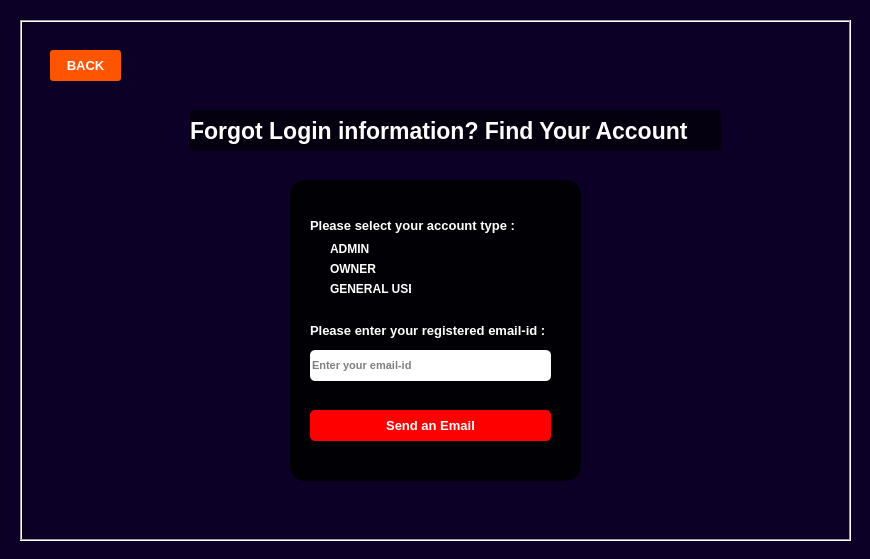
<?xml version="1.0" encoding="UTF-8"?>
<ui version="4.0">
 <class>MainWindow3</class>
 <widget class="QMainWindow" name="MainWindow3">
  <property name="geometry">
   <rect>
    <x>0</x>
    <y>0</y>
    <width>870</width>
    <height>559</height>
   </rect>
  </property>
  <property name="palette">
   <palette>
    <active>
     <colorrole role="Button">
      <brush brushstyle="SolidPattern">
       <color alpha="255">
        <red>170</red>
        <green>255</green>
        <blue>127</blue>
       </color>
      </brush>
     </colorrole>
     <colorrole role="Base">
      <brush brushstyle="SolidPattern">
       <color alpha="255">
        <red>255</red>
        <green>255</green>
        <blue>255</blue>
       </color>
      </brush>
     </colorrole>
     <colorrole role="Window">
      <brush brushstyle="SolidPattern">
       <color alpha="255">
        <red>12</red>
        <green>0</green>
        <blue>38</blue>
       </color>
      </brush>
     </colorrole>
    </active>
    <inactive>
     <colorrole role="Button">
      <brush brushstyle="SolidPattern">
       <color alpha="255">
        <red>170</red>
        <green>255</green>
        <blue>127</blue>
       </color>
      </brush>
     </colorrole>
     <colorrole role="Base">
      <brush brushstyle="SolidPattern">
       <color alpha="255">
        <red>255</red>
        <green>255</green>
        <blue>255</blue>
       </color>
      </brush>
     </colorrole>
     <colorrole role="Window">
      <brush brushstyle="SolidPattern">
       <color alpha="255">
        <red>12</red>
        <green>0</green>
        <blue>38</blue>
       </color>
      </brush>
     </colorrole>
    </inactive>
    <disabled>
     <colorrole role="Button">
      <brush brushstyle="SolidPattern">
       <color alpha="255">
        <red>170</red>
        <green>255</green>
        <blue>127</blue>
       </color>
      </brush>
     </colorrole>
     <colorrole role="Base">
      <brush brushstyle="SolidPattern">
       <color alpha="255">
        <red>12</red>
        <green>0</green>
        <blue>38</blue>
       </color>
      </brush>
     </colorrole>
     <colorrole role="Window">
      <brush brushstyle="SolidPattern">
       <color alpha="255">
        <red>12</red>
        <green>0</green>
        <blue>38</blue>
       </color>
      </brush>
     </colorrole>
    </disabled>
   </palette>
  </property>
  <property name="windowTitle">
   <string>MainWindow</string>
  </property>
  <property name="autoFillBackground">
   <bool>true</bool>
  </property>
  <property name="toolButtonStyle">
   <enum>Qt::ToolButtonTextOnly</enum>
  </property>
  <widget class="QWidget" name="centralwidget">
   <widget class="QFrame" name="frame">
    <property name="geometry">
     <rect>
      <x>20</x>
      <y>20</y>
      <width>831</width>
      <height>521</height>
     </rect>
    </property>
    <property name="autoFillBackground">
     <bool>true</bool>
    </property>
    <property name="frameShape">
     <enum>QFrame::Box</enum>
    </property>
    <property name="frameShadow">
     <enum>QFrame::Sunken</enum>
    </property>
    <widget class="QLabel" name="label_3">
     <property name="geometry">
      <rect>
       <x>10</x>
       <y>140</y>
       <width>221</width>
       <height>211</height>
      </rect>
     </property>
     <property name="text">
      <string/>
     </property>
     <property name="pixmap">
      <pixmap>../../Desktop/IPL/IPL-Logo-PNG.png</pixmap>
     </property>
     <property name="scaledContents">
      <bool>true</bool>
     </property>
    </widget>
    <widget class="QLabel" name="label_4">
     <property name="geometry">
      <rect>
       <x>170</x>
       <y>90</y>
       <width>531</width>
       <height>41</height>
      </rect>
     </property>
     <property name="palette">
      <palette>
       <active>
        <colorrole role="WindowText">
         <brush brushstyle="SolidPattern">
          <color alpha="255">
           <red>255</red>
           <green>255</green>
           <blue>255</blue>
          </color>
         </brush>
        </colorrole>
        <colorrole role="Button">
         <brush brushstyle="SolidPattern">
          <color alpha="153">
           <red>0</red>
           <green>0</green>
           <blue>0</blue>
          </color>
         </brush>
        </colorrole>
        <colorrole role="Base">
         <brush brushstyle="SolidPattern">
          <color alpha="153">
           <red>0</red>
           <green>0</green>
           <blue>0</blue>
          </color>
         </brush>
        </colorrole>
        <colorrole role="Window">
         <brush brushstyle="SolidPattern">
          <color alpha="153">
           <red>0</red>
           <green>0</green>
           <blue>0</blue>
          </color>
         </brush>
        </colorrole>
       </active>
       <inactive>
        <colorrole role="WindowText">
         <brush brushstyle="SolidPattern">
          <color alpha="255">
           <red>255</red>
           <green>255</green>
           <blue>255</blue>
          </color>
         </brush>
        </colorrole>
        <colorrole role="Button">
         <brush brushstyle="SolidPattern">
          <color alpha="153">
           <red>0</red>
           <green>0</green>
           <blue>0</blue>
          </color>
         </brush>
        </colorrole>
        <colorrole role="Base">
         <brush brushstyle="SolidPattern">
          <color alpha="153">
           <red>0</red>
           <green>0</green>
           <blue>0</blue>
          </color>
         </brush>
        </colorrole>
        <colorrole role="Window">
         <brush brushstyle="SolidPattern">
          <color alpha="153">
           <red>0</red>
           <green>0</green>
           <blue>0</blue>
          </color>
         </brush>
        </colorrole>
       </inactive>
       <disabled>
        <colorrole role="WindowText">
         <brush brushstyle="SolidPattern">
          <color alpha="255">
           <red>120</red>
           <green>120</green>
           <blue>120</blue>
          </color>
         </brush>
        </colorrole>
        <colorrole role="Button">
         <brush brushstyle="SolidPattern">
          <color alpha="153">
           <red>0</red>
           <green>0</green>
           <blue>0</blue>
          </color>
         </brush>
        </colorrole>
        <colorrole role="Base">
         <brush brushstyle="SolidPattern">
          <color alpha="153">
           <red>0</red>
           <green>0</green>
           <blue>0</blue>
          </color>
         </brush>
        </colorrole>
        <colorrole role="Window">
         <brush brushstyle="SolidPattern">
          <color alpha="153">
           <red>0</red>
           <green>0</green>
           <blue>0</blue>
          </color>
         </brush>
        </colorrole>
       </disabled>
      </palette>
     </property>
     <property name="font">
      <font>
       <pointsize>17</pointsize>
       <weight>75</weight>
       <bold>true</bold>
       <underline>false</underline>
      </font>
     </property>
     <property name="styleSheet">
      <string notr="true">background-color: rgba(0, 0, 0, 0.6);
border-radius:5px;</string>
     </property>
     <property name="text">
      <string>Forgot Login information? Find Your Account</string>
     </property>
    </widget>
    <widget class="QPushButton" name="pushButton_back">
     <property name="geometry">
      <rect>
       <x>30</x>
       <y>30</y>
       <width>71</width>
       <height>31</height>
      </rect>
     </property>
     <property name="palette">
      <palette>
       <active>
        <colorrole role="WindowText">
         <brush brushstyle="SolidPattern">
          <color alpha="255">
           <red>255</red>
           <green>255</green>
           <blue>255</blue>
          </color>
         </brush>
        </colorrole>
        <colorrole role="Button">
         <brush brushstyle="SolidPattern">
          <color alpha="255">
           <red>255</red>
           <green>85</green>
           <blue>0</blue>
          </color>
         </brush>
        </colorrole>
        <colorrole role="Text">
         <brush brushstyle="SolidPattern">
          <color alpha="255">
           <red>255</red>
           <green>255</green>
           <blue>255</blue>
          </color>
         </brush>
        </colorrole>
        <colorrole role="ButtonText">
         <brush brushstyle="SolidPattern">
          <color alpha="255">
           <red>255</red>
           <green>255</green>
           <blue>255</blue>
          </color>
         </brush>
        </colorrole>
        <colorrole role="Base">
         <brush brushstyle="SolidPattern">
          <color alpha="255">
           <red>255</red>
           <green>85</green>
           <blue>0</blue>
          </color>
         </brush>
        </colorrole>
        <colorrole role="Window">
         <brush brushstyle="SolidPattern">
          <color alpha="255">
           <red>255</red>
           <green>85</green>
           <blue>0</blue>
          </color>
         </brush>
        </colorrole>
       </active>
       <inactive>
        <colorrole role="WindowText">
         <brush brushstyle="SolidPattern">
          <color alpha="255">
           <red>255</red>
           <green>255</green>
           <blue>255</blue>
          </color>
         </brush>
        </colorrole>
        <colorrole role="Button">
         <brush brushstyle="SolidPattern">
          <color alpha="255">
           <red>255</red>
           <green>85</green>
           <blue>0</blue>
          </color>
         </brush>
        </colorrole>
        <colorrole role="Text">
         <brush brushstyle="SolidPattern">
          <color alpha="255">
           <red>255</red>
           <green>255</green>
           <blue>255</blue>
          </color>
         </brush>
        </colorrole>
        <colorrole role="ButtonText">
         <brush brushstyle="SolidPattern">
          <color alpha="255">
           <red>255</red>
           <green>255</green>
           <blue>255</blue>
          </color>
         </brush>
        </colorrole>
        <colorrole role="Base">
         <brush brushstyle="SolidPattern">
          <color alpha="255">
           <red>255</red>
           <green>85</green>
           <blue>0</blue>
          </color>
         </brush>
        </colorrole>
        <colorrole role="Window">
         <brush brushstyle="SolidPattern">
          <color alpha="255">
           <red>255</red>
           <green>85</green>
           <blue>0</blue>
          </color>
         </brush>
        </colorrole>
       </inactive>
       <disabled>
        <colorrole role="WindowText">
         <brush brushstyle="SolidPattern">
          <color alpha="255">
           <red>255</red>
           <green>255</green>
           <blue>255</blue>
          </color>
         </brush>
        </colorrole>
        <colorrole role="Button">
         <brush brushstyle="SolidPattern">
          <color alpha="255">
           <red>255</red>
           <green>85</green>
           <blue>0</blue>
          </color>
         </brush>
        </colorrole>
        <colorrole role="Text">
         <brush brushstyle="SolidPattern">
          <color alpha="255">
           <red>255</red>
           <green>255</green>
           <blue>255</blue>
          </color>
         </brush>
        </colorrole>
        <colorrole role="ButtonText">
         <brush brushstyle="SolidPattern">
          <color alpha="255">
           <red>255</red>
           <green>255</green>
           <blue>255</blue>
          </color>
         </brush>
        </colorrole>
        <colorrole role="Base">
         <brush brushstyle="SolidPattern">
          <color alpha="255">
           <red>255</red>
           <green>85</green>
           <blue>0</blue>
          </color>
         </brush>
        </colorrole>
        <colorrole role="Window">
         <brush brushstyle="SolidPattern">
          <color alpha="255">
           <red>255</red>
           <green>85</green>
           <blue>0</blue>
          </color>
         </brush>
        </colorrole>
       </disabled>
      </palette>
     </property>
     <property name="font">
      <font>
       <pointsize>10</pointsize>
       <weight>75</weight>
       <bold>true</bold>
      </font>
     </property>
     <property name="autoFillBackground">
      <bool>false</bool>
     </property>
     <property name="styleSheet">
      <string notr="true">QPushButton{
  border-style: outset;	
  color: rgb(255, 255, 255);
  text-shadow: 2px 2px 2px red;
  background-color: rgb(255, 85, 0);
  border-radius: 3px;
}</string>
     </property>
     <property name="text">
      <string>BACK</string>
     </property>
    </widget>
    <widget class="QLabel" name="label_5">
     <property name="geometry">
      <rect>
       <x>10</x>
       <y>10</y>
       <width>811</width>
       <height>501</height>
      </rect>
     </property>
     <property name="text">
      <string/>
     </property>
     <property name="pixmap">
      <pixmap>ux-design-studio-by-thence-designing-for-outcomes-not-outputs-3943.jpg</pixmap>
     </property>
     <property name="scaledContents">
      <bool>true</bool>
     </property>
    </widget>
    <widget class="QWidget" name="widget" native="true">
     <property name="geometry">
      <rect>
       <x>270</x>
       <y>160</y>
       <width>291</width>
       <height>301</height>
      </rect>
     </property>
     <property name="styleSheet">
      <string notr="true">background-color: rgba(0, 0, 0,0.9);
border-radius:15px;</string>
     </property>
     <widget class="QPushButton" name="pushButton_sendemail">
      <property name="geometry">
       <rect>
        <x>20</x>
        <y>230</y>
        <width>241</width>
        <height>31</height>
       </rect>
      </property>
      <property name="palette">
       <palette>
        <active>
         <colorrole role="WindowText">
          <brush brushstyle="SolidPattern">
           <color alpha="255">
            <red>255</red>
            <green>255</green>
            <blue>255</blue>
           </color>
          </brush>
         </colorrole>
         <colorrole role="Button">
          <brush brushstyle="SolidPattern">
           <color alpha="255">
            <red>255</red>
            <green>0</green>
            <blue>0</blue>
           </color>
          </brush>
         </colorrole>
         <colorrole role="Text">
          <brush brushstyle="SolidPattern">
           <color alpha="255">
            <red>255</red>
            <green>255</green>
            <blue>255</blue>
           </color>
          </brush>
         </colorrole>
         <colorrole role="ButtonText">
          <brush brushstyle="SolidPattern">
           <color alpha="255">
            <red>255</red>
            <green>255</green>
            <blue>255</blue>
           </color>
          </brush>
         </colorrole>
         <colorrole role="Base">
          <brush brushstyle="SolidPattern">
           <color alpha="255">
            <red>255</red>
            <green>0</green>
            <blue>0</blue>
           </color>
          </brush>
         </colorrole>
         <colorrole role="Window">
          <brush brushstyle="SolidPattern">
           <color alpha="255">
            <red>255</red>
            <green>0</green>
            <blue>0</blue>
           </color>
          </brush>
         </colorrole>
        </active>
        <inactive>
         <colorrole role="WindowText">
          <brush brushstyle="SolidPattern">
           <color alpha="255">
            <red>255</red>
            <green>255</green>
            <blue>255</blue>
           </color>
          </brush>
         </colorrole>
         <colorrole role="Button">
          <brush brushstyle="SolidPattern">
           <color alpha="255">
            <red>255</red>
            <green>0</green>
            <blue>0</blue>
           </color>
          </brush>
         </colorrole>
         <colorrole role="Text">
          <brush brushstyle="SolidPattern">
           <color alpha="255">
            <red>255</red>
            <green>255</green>
            <blue>255</blue>
           </color>
          </brush>
         </colorrole>
         <colorrole role="ButtonText">
          <brush brushstyle="SolidPattern">
           <color alpha="255">
            <red>255</red>
            <green>255</green>
            <blue>255</blue>
           </color>
          </brush>
         </colorrole>
         <colorrole role="Base">
          <brush brushstyle="SolidPattern">
           <color alpha="255">
            <red>255</red>
            <green>0</green>
            <blue>0</blue>
           </color>
          </brush>
         </colorrole>
         <colorrole role="Window">
          <brush brushstyle="SolidPattern">
           <color alpha="255">
            <red>255</red>
            <green>0</green>
            <blue>0</blue>
           </color>
          </brush>
         </colorrole>
        </inactive>
        <disabled>
         <colorrole role="WindowText">
          <brush brushstyle="SolidPattern">
           <color alpha="255">
            <red>255</red>
            <green>255</green>
            <blue>255</blue>
           </color>
          </brush>
         </colorrole>
         <colorrole role="Button">
          <brush brushstyle="SolidPattern">
           <color alpha="255">
            <red>255</red>
            <green>0</green>
            <blue>0</blue>
           </color>
          </brush>
         </colorrole>
         <colorrole role="Text">
          <brush brushstyle="SolidPattern">
           <color alpha="255">
            <red>255</red>
            <green>255</green>
            <blue>255</blue>
           </color>
          </brush>
         </colorrole>
         <colorrole role="ButtonText">
          <brush brushstyle="SolidPattern">
           <color alpha="255">
            <red>255</red>
            <green>255</green>
            <blue>255</blue>
           </color>
          </brush>
         </colorrole>
         <colorrole role="Base">
          <brush brushstyle="SolidPattern">
           <color alpha="255">
            <red>255</red>
            <green>0</green>
            <blue>0</blue>
           </color>
          </brush>
         </colorrole>
         <colorrole role="Window">
          <brush brushstyle="SolidPattern">
           <color alpha="255">
            <red>255</red>
            <green>0</green>
            <blue>0</blue>
           </color>
          </brush>
         </colorrole>
        </disabled>
       </palette>
      </property>
      <property name="font">
       <font>
        <pointsize>10</pointsize>
        <weight>75</weight>
        <bold>true</bold>
       </font>
      </property>
      <property name="autoFillBackground">
       <bool>false</bool>
      </property>
      <property name="styleSheet">
       <string notr="true">QPushButton{
  border-style: outset;	
border-radius: 5px;
  color: rgb(255, 255, 255);
  text-shadow: 2px 2px 2px red;
  
	background-color: rgb(255, 0, 0);
}</string>
      </property>
      <property name="text">
       <string>Send an Email</string>
      </property>
      <property name="icon">
       <iconset>
        <normaloff>7969340901574338609-512.png</normaloff>7969340901574338609-512.png</iconset>
      </property>
     </widget>
     <widget class="QRadioButton" name="RB_admin">
      <property name="geometry">
       <rect>
        <x>20</x>
        <y>60</y>
        <width>82</width>
        <height>17</height>
       </rect>
      </property>
      <property name="palette">
       <palette>
        <active>
         <colorrole role="WindowText">
          <brush brushstyle="SolidPattern">
           <color alpha="255">
            <red>255</red>
            <green>255</green>
            <blue>255</blue>
           </color>
          </brush>
         </colorrole>
         <colorrole role="Button">
          <brush brushstyle="SolidPattern">
           <color alpha="0">
            <red>0</red>
            <green>0</green>
            <blue>0</blue>
           </color>
          </brush>
         </colorrole>
         <colorrole role="Base">
          <brush brushstyle="SolidPattern">
           <color alpha="0">
            <red>0</red>
            <green>0</green>
            <blue>0</blue>
           </color>
          </brush>
         </colorrole>
         <colorrole role="Window">
          <brush brushstyle="SolidPattern">
           <color alpha="0">
            <red>0</red>
            <green>0</green>
            <blue>0</blue>
           </color>
          </brush>
         </colorrole>
        </active>
        <inactive>
         <colorrole role="WindowText">
          <brush brushstyle="SolidPattern">
           <color alpha="255">
            <red>255</red>
            <green>255</green>
            <blue>255</blue>
           </color>
          </brush>
         </colorrole>
         <colorrole role="Button">
          <brush brushstyle="SolidPattern">
           <color alpha="0">
            <red>0</red>
            <green>0</green>
            <blue>0</blue>
           </color>
          </brush>
         </colorrole>
         <colorrole role="Base">
          <brush brushstyle="SolidPattern">
           <color alpha="0">
            <red>0</red>
            <green>0</green>
            <blue>0</blue>
           </color>
          </brush>
         </colorrole>
         <colorrole role="Window">
          <brush brushstyle="SolidPattern">
           <color alpha="0">
            <red>0</red>
            <green>0</green>
            <blue>0</blue>
           </color>
          </brush>
         </colorrole>
        </inactive>
        <disabled>
         <colorrole role="WindowText">
          <brush brushstyle="SolidPattern">
           <color alpha="255">
            <red>120</red>
            <green>120</green>
            <blue>120</blue>
           </color>
          </brush>
         </colorrole>
         <colorrole role="Button">
          <brush brushstyle="SolidPattern">
           <color alpha="0">
            <red>0</red>
            <green>0</green>
            <blue>0</blue>
           </color>
          </brush>
         </colorrole>
         <colorrole role="Base">
          <brush brushstyle="SolidPattern">
           <color alpha="0">
            <red>0</red>
            <green>0</green>
            <blue>0</blue>
           </color>
          </brush>
         </colorrole>
         <colorrole role="Window">
          <brush brushstyle="SolidPattern">
           <color alpha="0">
            <red>0</red>
            <green>0</green>
            <blue>0</blue>
           </color>
          </brush>
         </colorrole>
        </disabled>
       </palette>
      </property>
      <property name="font">
       <font>
        <weight>75</weight>
        <bold>true</bold>
       </font>
      </property>
      <property name="styleSheet">
       <string notr="true">background-color: rgba(0, 0, 0, 0);</string>
      </property>
      <property name="text">
       <string>ADMIN</string>
      </property>
     </widget>
     <widget class="QRadioButton" name="RB_owner">
      <property name="geometry">
       <rect>
        <x>20</x>
        <y>80</y>
        <width>82</width>
        <height>17</height>
       </rect>
      </property>
      <property name="palette">
       <palette>
        <active>
         <colorrole role="WindowText">
          <brush brushstyle="SolidPattern">
           <color alpha="255">
            <red>255</red>
            <green>255</green>
            <blue>255</blue>
           </color>
          </brush>
         </colorrole>
         <colorrole role="Button">
          <brush brushstyle="SolidPattern">
           <color alpha="0">
            <red>0</red>
            <green>0</green>
            <blue>0</blue>
           </color>
          </brush>
         </colorrole>
         <colorrole role="Base">
          <brush brushstyle="SolidPattern">
           <color alpha="0">
            <red>0</red>
            <green>0</green>
            <blue>0</blue>
           </color>
          </brush>
         </colorrole>
         <colorrole role="Window">
          <brush brushstyle="SolidPattern">
           <color alpha="0">
            <red>0</red>
            <green>0</green>
            <blue>0</blue>
           </color>
          </brush>
         </colorrole>
        </active>
        <inactive>
         <colorrole role="WindowText">
          <brush brushstyle="SolidPattern">
           <color alpha="255">
            <red>255</red>
            <green>255</green>
            <blue>255</blue>
           </color>
          </brush>
         </colorrole>
         <colorrole role="Button">
          <brush brushstyle="SolidPattern">
           <color alpha="0">
            <red>0</red>
            <green>0</green>
            <blue>0</blue>
           </color>
          </brush>
         </colorrole>
         <colorrole role="Base">
          <brush brushstyle="SolidPattern">
           <color alpha="0">
            <red>0</red>
            <green>0</green>
            <blue>0</blue>
           </color>
          </brush>
         </colorrole>
         <colorrole role="Window">
          <brush brushstyle="SolidPattern">
           <color alpha="0">
            <red>0</red>
            <green>0</green>
            <blue>0</blue>
           </color>
          </brush>
         </colorrole>
        </inactive>
        <disabled>
         <colorrole role="WindowText">
          <brush brushstyle="SolidPattern">
           <color alpha="255">
            <red>120</red>
            <green>120</green>
            <blue>120</blue>
           </color>
          </brush>
         </colorrole>
         <colorrole role="Button">
          <brush brushstyle="SolidPattern">
           <color alpha="0">
            <red>0</red>
            <green>0</green>
            <blue>0</blue>
           </color>
          </brush>
         </colorrole>
         <colorrole role="Base">
          <brush brushstyle="SolidPattern">
           <color alpha="0">
            <red>0</red>
            <green>0</green>
            <blue>0</blue>
           </color>
          </brush>
         </colorrole>
         <colorrole role="Window">
          <brush brushstyle="SolidPattern">
           <color alpha="0">
            <red>0</red>
            <green>0</green>
            <blue>0</blue>
           </color>
          </brush>
         </colorrole>
        </disabled>
       </palette>
      </property>
      <property name="font">
       <font>
        <weight>75</weight>
        <bold>true</bold>
       </font>
      </property>
      <property name="styleSheet">
       <string notr="true">background-color: rgba(0, 0, 0, 0);</string>
      </property>
      <property name="text">
       <string>OWNER</string>
      </property>
     </widget>
     <widget class="QRadioButton" name="RB_generaluser">
      <property name="geometry">
       <rect>
        <x>20</x>
        <y>100</y>
        <width>101</width>
        <height>17</height>
       </rect>
      </property>
      <property name="palette">
       <palette>
        <active>
         <colorrole role="WindowText">
          <brush brushstyle="SolidPattern">
           <color alpha="255">
            <red>255</red>
            <green>255</green>
            <blue>255</blue>
           </color>
          </brush>
         </colorrole>
         <colorrole role="Button">
          <brush brushstyle="SolidPattern">
           <color alpha="0">
            <red>0</red>
            <green>0</green>
            <blue>0</blue>
           </color>
          </brush>
         </colorrole>
         <colorrole role="Base">
          <brush brushstyle="SolidPattern">
           <color alpha="0">
            <red>0</red>
            <green>0</green>
            <blue>0</blue>
           </color>
          </brush>
         </colorrole>
         <colorrole role="Window">
          <brush brushstyle="SolidPattern">
           <color alpha="0">
            <red>0</red>
            <green>0</green>
            <blue>0</blue>
           </color>
          </brush>
         </colorrole>
        </active>
        <inactive>
         <colorrole role="WindowText">
          <brush brushstyle="SolidPattern">
           <color alpha="255">
            <red>255</red>
            <green>255</green>
            <blue>255</blue>
           </color>
          </brush>
         </colorrole>
         <colorrole role="Button">
          <brush brushstyle="SolidPattern">
           <color alpha="0">
            <red>0</red>
            <green>0</green>
            <blue>0</blue>
           </color>
          </brush>
         </colorrole>
         <colorrole role="Base">
          <brush brushstyle="SolidPattern">
           <color alpha="0">
            <red>0</red>
            <green>0</green>
            <blue>0</blue>
           </color>
          </brush>
         </colorrole>
         <colorrole role="Window">
          <brush brushstyle="SolidPattern">
           <color alpha="0">
            <red>0</red>
            <green>0</green>
            <blue>0</blue>
           </color>
          </brush>
         </colorrole>
        </inactive>
        <disabled>
         <colorrole role="WindowText">
          <brush brushstyle="SolidPattern">
           <color alpha="255">
            <red>120</red>
            <green>120</green>
            <blue>120</blue>
           </color>
          </brush>
         </colorrole>
         <colorrole role="Button">
          <brush brushstyle="SolidPattern">
           <color alpha="0">
            <red>0</red>
            <green>0</green>
            <blue>0</blue>
           </color>
          </brush>
         </colorrole>
         <colorrole role="Base">
          <brush brushstyle="SolidPattern">
           <color alpha="0">
            <red>0</red>
            <green>0</green>
            <blue>0</blue>
           </color>
          </brush>
         </colorrole>
         <colorrole role="Window">
          <brush brushstyle="SolidPattern">
           <color alpha="0">
            <red>0</red>
            <green>0</green>
            <blue>0</blue>
           </color>
          </brush>
         </colorrole>
        </disabled>
       </palette>
      </property>
      <property name="font">
       <font>
        <weight>75</weight>
        <bold>true</bold>
       </font>
      </property>
      <property name="styleSheet">
       <string notr="true">background-color: rgba(0, 0, 0, 0);</string>
      </property>
      <property name="text">
       <string>GENERAL USER</string>
      </property>
     </widget>
     <widget class="QLabel" name="label">
      <property name="geometry">
       <rect>
        <x>20</x>
        <y>30</y>
        <width>221</width>
        <height>31</height>
       </rect>
      </property>
      <property name="font">
       <font>
        <pointsize>10</pointsize>
        <weight>75</weight>
        <bold>true</bold>
       </font>
      </property>
      <property name="styleSheet">
       <string notr="true">background-color: rgba(0, 0, 0, 0);
color: rgb(255, 255, 255);</string>
      </property>
      <property name="text">
       <string>Please select your account type :</string>
      </property>
     </widget>
     <widget class="QLabel" name="label_uid">
      <property name="geometry">
       <rect>
        <x>20</x>
        <y>140</y>
        <width>261</width>
        <height>21</height>
       </rect>
      </property>
      <property name="palette">
       <palette>
        <active>
         <colorrole role="WindowText">
          <brush brushstyle="SolidPattern">
           <color alpha="255">
            <red>255</red>
            <green>255</green>
            <blue>255</blue>
           </color>
          </brush>
         </colorrole>
         <colorrole role="Button">
          <brush brushstyle="SolidPattern">
           <color alpha="0">
            <red>0</red>
            <green>0</green>
            <blue>0</blue>
           </color>
          </brush>
         </colorrole>
         <colorrole role="Text">
          <brush brushstyle="SolidPattern">
           <color alpha="255">
            <red>255</red>
            <green>255</green>
            <blue>255</blue>
           </color>
          </brush>
         </colorrole>
         <colorrole role="Base">
          <brush brushstyle="SolidPattern">
           <color alpha="0">
            <red>0</red>
            <green>0</green>
            <blue>0</blue>
           </color>
          </brush>
         </colorrole>
         <colorrole role="Window">
          <brush brushstyle="SolidPattern">
           <color alpha="0">
            <red>0</red>
            <green>0</green>
            <blue>0</blue>
           </color>
          </brush>
         </colorrole>
        </active>
        <inactive>
         <colorrole role="WindowText">
          <brush brushstyle="SolidPattern">
           <color alpha="255">
            <red>255</red>
            <green>255</green>
            <blue>255</blue>
           </color>
          </brush>
         </colorrole>
         <colorrole role="Button">
          <brush brushstyle="SolidPattern">
           <color alpha="0">
            <red>0</red>
            <green>0</green>
            <blue>0</blue>
           </color>
          </brush>
         </colorrole>
         <colorrole role="Text">
          <brush brushstyle="SolidPattern">
           <color alpha="255">
            <red>255</red>
            <green>255</green>
            <blue>255</blue>
           </color>
          </brush>
         </colorrole>
         <colorrole role="Base">
          <brush brushstyle="SolidPattern">
           <color alpha="0">
            <red>0</red>
            <green>0</green>
            <blue>0</blue>
           </color>
          </brush>
         </colorrole>
         <colorrole role="Window">
          <brush brushstyle="SolidPattern">
           <color alpha="0">
            <red>0</red>
            <green>0</green>
            <blue>0</blue>
           </color>
          </brush>
         </colorrole>
        </inactive>
        <disabled>
         <colorrole role="WindowText">
          <brush brushstyle="SolidPattern">
           <color alpha="255">
            <red>120</red>
            <green>120</green>
            <blue>120</blue>
           </color>
          </brush>
         </colorrole>
         <colorrole role="Button">
          <brush brushstyle="SolidPattern">
           <color alpha="0">
            <red>0</red>
            <green>0</green>
            <blue>0</blue>
           </color>
          </brush>
         </colorrole>
         <colorrole role="Text">
          <brush brushstyle="SolidPattern">
           <color alpha="255">
            <red>120</red>
            <green>120</green>
            <blue>120</blue>
           </color>
          </brush>
         </colorrole>
         <colorrole role="Base">
          <brush brushstyle="SolidPattern">
           <color alpha="0">
            <red>0</red>
            <green>0</green>
            <blue>0</blue>
           </color>
          </brush>
         </colorrole>
         <colorrole role="Window">
          <brush brushstyle="SolidPattern">
           <color alpha="0">
            <red>0</red>
            <green>0</green>
            <blue>0</blue>
           </color>
          </brush>
         </colorrole>
        </disabled>
       </palette>
      </property>
      <property name="font">
       <font>
        <pointsize>10</pointsize>
        <weight>75</weight>
        <bold>true</bold>
       </font>
      </property>
      <property name="styleSheet">
       <string notr="true">background-color: rgba(0, 0, 0, 0);</string>
      </property>
      <property name="text">
       <string>Please enter your registered email-id :</string>
      </property>
     </widget>
     <widget class="QLineEdit" name="lineEdit_recoveryemail">
      <property name="geometry">
       <rect>
        <x>20</x>
        <y>170</y>
        <width>241</width>
        <height>31</height>
       </rect>
      </property>
      <property name="font">
       <font>
        <pointsize>8</pointsize>
        <weight>75</weight>
        <bold>true</bold>
       </font>
      </property>
      <property name="styleSheet">
       <string notr="true">border-radius: 5px;
background-color: rgb(255, 255, 255);</string>
      </property>
      <property name="echoMode">
       <enum>QLineEdit::Normal</enum>
      </property>
      <property name="placeholderText">
       <string>Enter your email-id</string>
      </property>
      <property name="clearButtonEnabled">
       <bool>true</bool>
      </property>
     </widget>
     <zorder>pushButton_sendemail</zorder>
     <zorder>label</zorder>
     <zorder>RB_owner</zorder>
     <zorder>RB_generaluser</zorder>
     <zorder>label_uid</zorder>
     <zorder>RB_admin</zorder>
     <zorder>lineEdit_recoveryemail</zorder>
    </widget>
    <zorder>label_3</zorder>
    <zorder>label_5</zorder>
    <zorder>label_4</zorder>
    <zorder>widget</zorder>
    <zorder>pushButton_back</zorder>
   </widget>
   <widget class="QLabel" name="label_6">
    <property name="geometry">
     <rect>
      <x>0</x>
      <y>-20</y>
      <width>871</width>
      <height>581</height>
     </rect>
    </property>
    <property name="text">
     <string/>
    </property>
    <property name="pixmap">
     <pixmap>0c0026.png</pixmap>
    </property>
    <property name="scaledContents">
     <bool>true</bool>
    </property>
   </widget>
   <zorder>label_6</zorder>
   <zorder>frame</zorder>
  </widget>
 </widget>
 <resources/>
 <connections/>
</ui>
